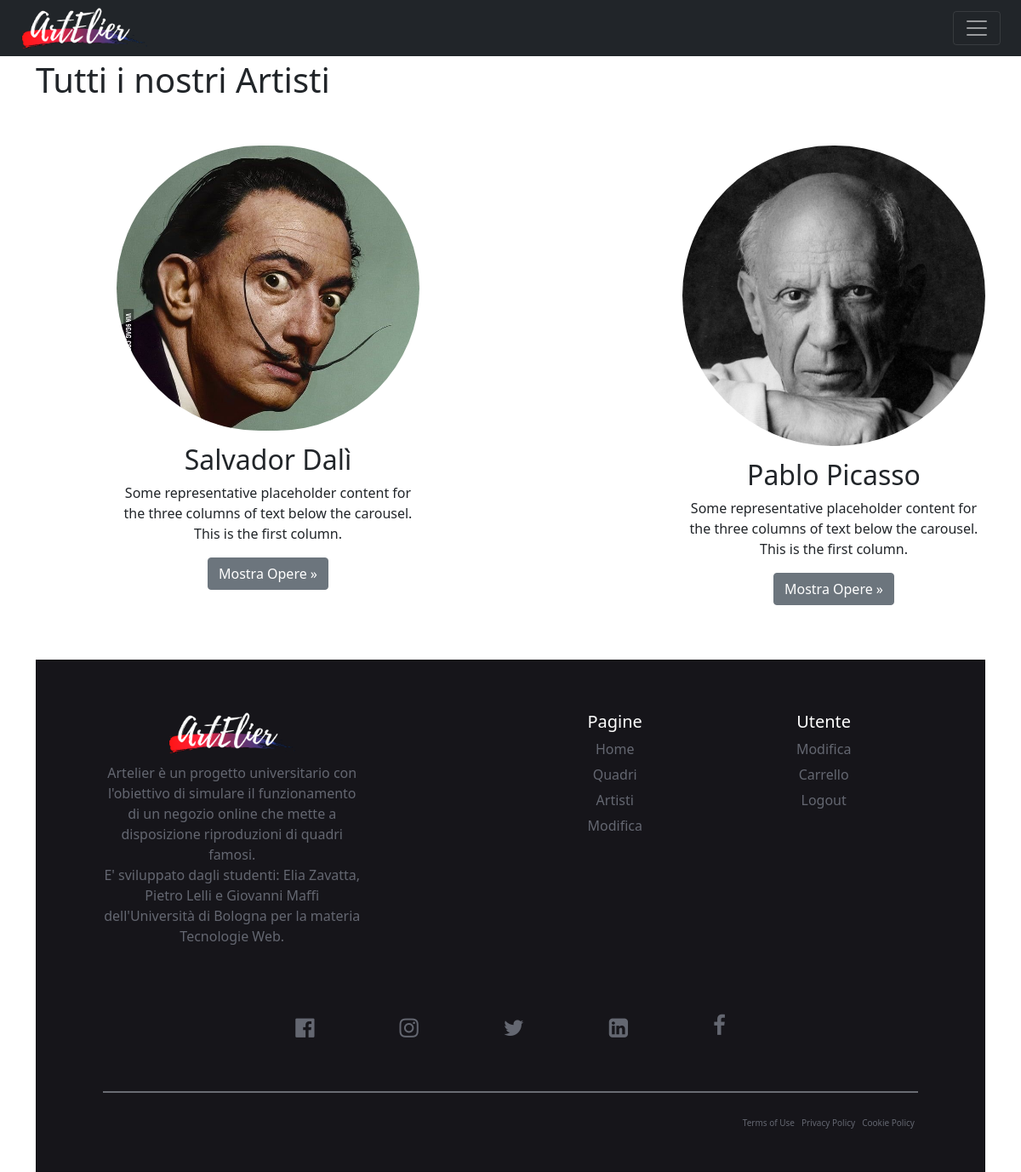
The app's page /Progetto/Php/archivio-artisti.php with its own data.
### tables this page shows
CREATE TABLE Artista(
    cognome varchar(50) PRIMARY KEY,
    nome varchar(50),
    immagine varchar(500),
    descrizione varchar(500)
);

### Progetto/Php/archivio-artisti.php (called while the page is built)
<?php
require_once 'bootstrap.php';
$templateParams["titolo"] = "ArtElier - Artisti";
$templateParams["artisti"] = $dbh->getArtisti();
require 'template/artisti.php';
?>

### Progetto/Php/database.php (called while the page is built, shortened)
<?php
class DatabaseHelper{
    private $db;
    public function __construct($servername, $username, $password, $dbname, $port){
        $this->db = new mysqli($servername, $username, $password, $dbname, $port);
    }
    public function getArtisti(){
        $query = "SELECT * FROM artista";
        $stmt = $this->db->prepare($query);
        $stmt->execute();
        $result = $stmt->get_result();
        return $result->fetch_all(MYSQLI_ASSOC);
    }
}
?>

### Progetto/Php/bootstrap.php (called while the page is built, shortened)
<?php
require_once("database.php");
$dbh = new DatabaseHelper("localhost", "root", "", "artelier",3306);
?>

### Progetto/Php/template/artisti.php (the view, shortened to what this page needs)
<!doctype html>
<html lang="it">
  <head>
	<link href="https://cdn.jsdelivr.net/npm/bootstrap@5.1.3/dist/css/bootstrap.min.css" rel="stylesheet">
  <link rel="stylesheet" href="https://cdnjs.cloudflare.com/ajax/libs/font-awesome/4.7.0/css/font-awesome.min.css">
    <link href="../Css/Artisti.css" rel="stylesheet">
  </head>
  <body>
<header>
    <div class="container-fluid">
        <div class="row">
            <div class="col-12">
              <nav class="navbar navbar-dark bg-dark fixed-top">
                <div class="container-fluid">
                  <a href="HomePage2.html"><img src="../Immagini/logobiancocut.png" class="d-block" alt="..." style="margin: 0px; padding: 0px; width: 150px;"></a>
                  <button class="navbar-toggler" type="button" data-bs-toggle="offcanvas" data-bs-target="#offcanvasNavbar" aria-controls="offcanvasNavbar">
                    <span class="navbar-toggler-icon"></span>
                  </button>
                </div>
              </nav>
            </div>
        </div>
        <div class="container marketing">
          <h1 id="artisti" style="padding-bottom: 30px;">Tutti i nostri Artisti</h1>
          <div class="row">
          <?php foreach($templateParams["artisti"] as $artista): ?>
            <div class="col-1"></div>
            <div class="col-4">
              <img src="<?php echo UPLOAD_DIR.$artista["immagine"]; ?>" class="d-block w-100" style="border-radius: 200px 200px 200px 200px" alt="...">
              <h2 class="text-center" style="padding-top: 15px;"><?php echo $artista["nome"]; echo " "; echo $artista["cognome"]; ?></h2>
              <p class="text-center">Some representative placeholder content for the three columns of text below the carousel. This is the first column.</p>
              <p class="text-center"><a class="btn btn-secondary" href="#">Mostra Opere &raquo;</a></p>
            </div>
            <div class="col-2"></div>
           <?php endforeach; ?>
          </div>
  <div class="container-fluid mt-5" style="padding: 0px; text-align: center;">
    <div class="card" style="width: 100%;">
        <div class="row mb-4 ">
            <div class="col-md-4 ">
                <div class="footer-text">
                        <a href="HomePage2.html"> <img src="../Immagini/logobiancocut.png" alt="" style="max-height: 50px; margin-bottom: 10px;"></a>
                    <p class="card-text">Artelier è un progetto universitario con l'obiettivo di simulare il funzionamento di un negozio online che mette a disposizione riproduzioni di quadri famosi.<br>
                      E' sviluppato dagli studenti: Elia Zavatta, Pietro Lelli e Giovanni Maffi dell'Università di Bologna per la materia Tecnologie Web.</p>
                </div>
            </div>
            <div class="col-md-2"></div>
            <div class="col-md-3">
                <h5 class="heading" style="margin-top: 15px;">Pagine</h5>
                <ul>
                  <a href="HomePage2.html"><li>Home</li></a>
                  <a href="Quadri.html"><li>Quadri</li></a>
                  <a href="Artisti.html"><li>Artisti</li></a>
                  <a href="Categorie.html"><li>Modifica</li></a>
                </ul>
            </div>
            <div class="col-md-3">
                <h5 class="heading" style="margin-top: 15px;">Utente</h5>
                <ul class="card-text">
                    <a href="Utente.html"><li>Modifica</li></a>
                    <a href="Cart.html"><li>Carrello</li></a>
                    <a href=""><li>Logout</li></a>
                </ul>
            </div>
        </div>
        <div class="row">
          <div class="col-12">
            <div class="social mt-2 mb-3"> <i class="fa fa-facebook-official fa-lg"></i> <i class="fa fa-instagram fa-lg"></i> <i class="fa fa-twitter fa-lg"></i> <i class="fa fa-linkedin-square fa-lg"></i> <i class="fa fa-facebook"></i> </div>
          </div>
        </div>
        <div class="divider mb-4"> </div>
        <div class="row" style="font-size:10px;">
            <div class="col-md-6 col-sm-6 col-xs-6">
            </div>
            <div class="col-md-6 col-sm-6 col-xs-6">
                <div class="pull-right mr-4 d-flex policy">
                    <div>Terms of Use</div>
                    <div>Privacy Policy</div>
                    <div>Cookie Policy</div>
                </div>
            </div>
        </div>
    </div>
</div>
  </body>
</html>

### Progetto/Css/Artisti.css (style rules this page uses)
img { margin-top: 15px; }
h1 { padding-top: 70px; }
.card { padding: 4% 7%; color: #646771; background-color: #16151a; border-radius: 0px }
ul { list-style-type: none; margin: 0; padding: 0 }
.card li { margin: 6px; }
.social>i { padding: 5%; font-size: 26px }
.policy>div { padding: 4px }
.divider { border-top: 2px solid rgba(189, 196, 203, 0.5); }
.footer-text > h1, h5 { color: #fff; }
.card a { text-decoration: none; color: #646771; }

### records on screen
artista: immagine (picture), nome "Salvador", cognome "Dalì"
artista: immagine (picture), nome "Pablo", cognome "Picasso"
